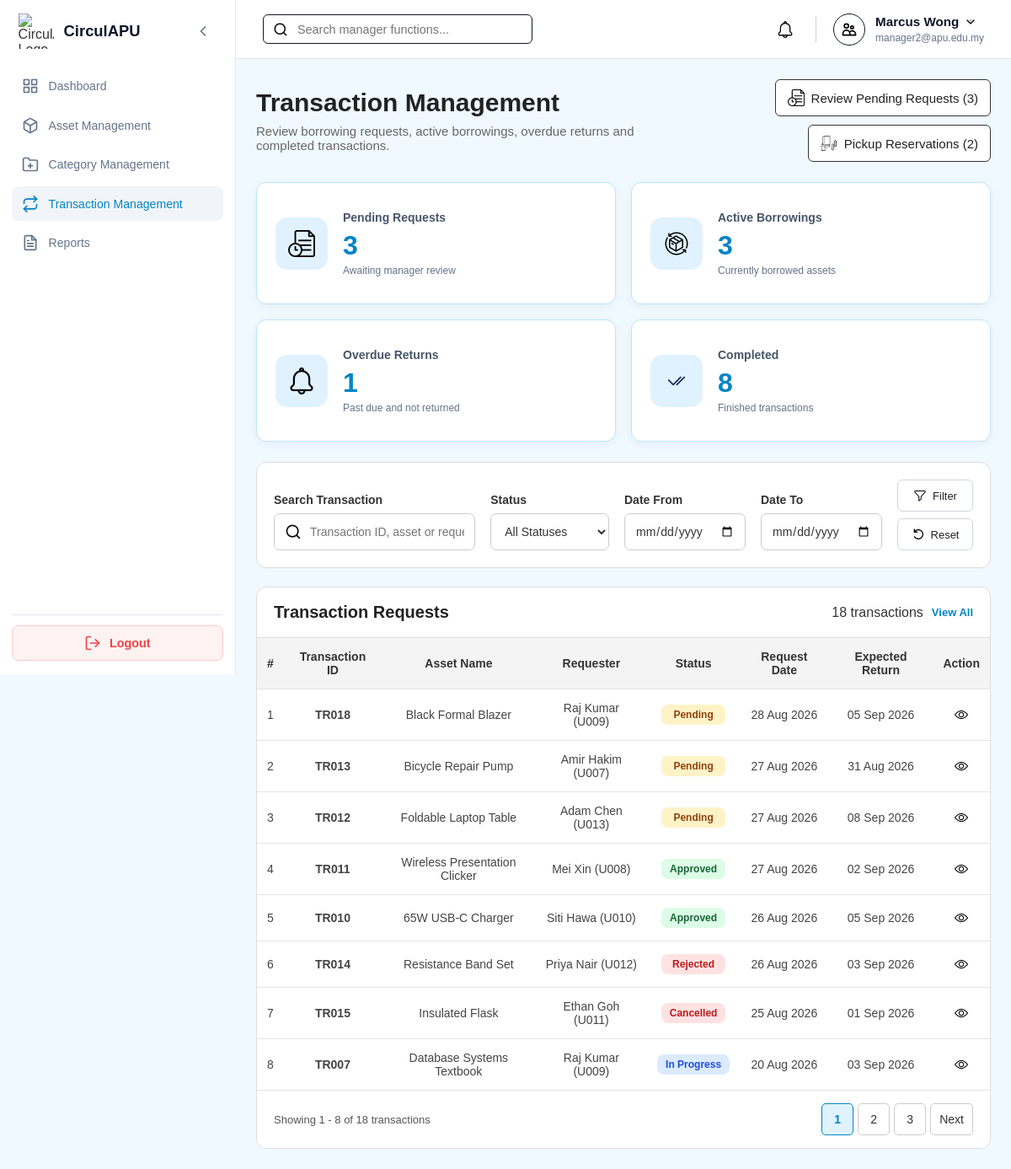
/Manager/manager_transactions.php (signed in), run on the app's committed database.
### tables this page shows
CREATE TABLE `transactionrequests` (
  `transactionID` varchar(10) NOT NULL,
  `assetID` varchar(10) NOT NULL,
  `requesterID` varchar(10) NOT NULL,
  `requestDate` timestamp NOT NULL DEFAULT current_timestamp(),
  `requestStatus` enum('Pending','Approved','In Progress','Completed','Cancelled','Rejected','Overdue') NOT NULL DEFAULT 'Pending',
  `managerRemark` varchar(255) DEFAULT NULL,
  `decisionDate` timestamp NULL DEFAULT NULL,
  `requestMessage` varchar(255) DEFAULT NULL
);

CREATE TABLE `assets` (
  `assetID` varchar(10) NOT NULL,
  `ownerID` varchar(10) NOT NULL,
  `categoryID` varchar(10) NOT NULL,
  `assetName` varchar(150) NOT NULL,
  `description` varchar(255) DEFAULT NULL,
  `assetCondition` enum('New','Like New','Good','Fair','Poor') NOT NULL,
  `imageURL` varchar(255) DEFAULT NULL,
  `availabilityStatus` enum('Available','Reserved','Borrowed','Unavailable') NOT NULL,
  `listingStatus` enum('Draft','Pending Review','Ready for Verification','Approved','Published','Rejected','Removed') NOT NULL,
  `createdDate` timestamp NOT NULL DEFAULT current_timestamp(),
  `updatedDate` timestamp NULL DEFAULT NULL ON UPDATE current_timestamp(),
  `verificationStatus` enum('Pending','Approved','Rejected') NOT NULL
);

CREATE TABLE `user` (
  `userID` varchar(10) NOT NULL,
  `name` varchar(100) NOT NULL,
  `email` varchar(100) NOT NULL,
  `password` varchar(255) NOT NULL,
  `role` enum('Member','Auditor','Manager','Admin') NOT NULL DEFAULT 'Member',
  `status` enum('Active','Suspended','Deleted') NOT NULL DEFAULT 'Active',
  `ecopoint` int(11) NOT NULL DEFAULT 0,
  `dateCreated` timestamp NOT NULL DEFAULT current_timestamp()
);

### Manager/manager_transactions.php (the view, shortened to what this page needs)
<?php
require_once '../db.php';
function e($v): string { return htmlspecialchars((string)$v, ENT_QUOTES, 'UTF-8'); }
function showDate($v): string { return $v && strtotime($v) ? date('d M Y', strtotime($v)) : '-'; }
function pickupPriority($pickup,string $requestStatus): array {
    if($requestStatus!=='Pending'||!$pickup||!strtotime($pickup))return ['', ''];
    return ['', ''];
}
function pageURL($p): string {
    $q = $_GET; $q['page'] = $p;
    return 'manager_transactions.php?' . http_build_query($q);
}
function viewAllURL(bool $viewAll): string {
    $q=$_GET; unset($q['page']);
    if($viewAll) unset($q['viewAll']); else $q['viewAll']='1';
    $query=http_build_query($q);
    return 'manager_transactions.php'.($query?'?'.$query:'');
}
$search = trim($_GET['search'] ?? '');
$status = trim($_GET['requestStatus'] ?? '');
$dateFrom = trim($_GET['dateFrom'] ?? '');
$dateTo = trim($_GET['dateTo'] ?? '');
$activeOnly = ($_GET['active'] ?? '') === '1';
$activeTransaction = ($_GET['activeTransaction'] ?? '') === '1';
$pickupOnly = ($_GET['pickup'] ?? '') === '1';
$viewAll = ($_GET['viewAll'] ?? '') === '1';
$transactions=[];$nextPending=$nextPickup='';
$stats=['pending'=>0,'urgent'=>0,'pickup'=>0,'active'=>0,'overdue'=>0,'completed'=>0];
$error='';
$perPage = $viewAll ? 100000 : 8;
$page = max(1, (int)($_GET['page'] ?? 1));
$total = $offset = 0; $totalPages = 1;
try {
    $conn->set_charset('utf8mb4');
    $row = $conn->query("
        SELECT
            (SELECT COUNT(*) FROM transactionrequests WHERE requestStatus='Pending') pending,
            (SELECT COUNT(DISTINCT t.transactionID) FROM transactionrequests t
             JOIN borrowings b ON b.transactionID=t.transactionID
             WHERE t.requestStatus='Pending' AND DATE(b.borrowDate)=CURDATE()) urgent,
            (SELECT COUNT(*) FROM transactionrequests t
             JOIN borrowings b ON b.transactionID=t.transactionID
             JOIN assets a ON a.assetID=t.assetID
             WHERE t.requestStatus='Approved'
             AND b.actualReturnDate IS NULL
             AND b.borrowingStatus='Approved'
             AND DATE(b.borrowDate)>=CURDATE()
             AND a.availabilityStatus<>'Unavailable'
) pickup,
            (SELECT COUNT(*) FROM borrowings
             WHERE actualReturnDate IS NULL AND borrowingStatus IN ('Borrowed','Active','Overdue')) active,
            (SELECT COUNT(*) FROM borrowings
             WHERE DATE(expectedReturnDate)<CURDATE() AND actualReturnDate IS NULL
             AND borrowingStatus IN ('Borrowed','Active','Overdue')) overdue,
            (SELECT COUNT(*) FROM transactionrequests WHERE requestStatus='Completed') completed,
            (SELECT t.transactionID
             FROM transactionrequests t
             LEFT JOIN borrowings b ON b.transactionID=t.transactionID
             WHERE t.requestStatus='Pending'
             ORDER BY CASE
                 WHEN DATE(b.borrowDate)=CURDATE() THEN 0
                 WHEN DATE(b.borrowDate)=DATE_ADD(CURDATE(),INTERVAL 1 DAY) THEN 1
                 WHEN DATE(b.borrowDate)>CURDATE() THEN 2
                 ELSE 3
             END,
             CASE WHEN DATE(b.borrowDate)>=CURDATE() THEN DATE(b.borrowDate) END ASC,
             t.requestDate ASC
             LIMIT 1) nextPending,
            (SELECT t.transactionID
             FROM transactionrequests t
             JOIN borrowings b ON b.transactionID=t.transactionID
             JOIN assets a ON a.assetID=t.assetID
             WHERE t.requestStatus='Approved'
             AND b.actualReturnDate IS NULL
             AND b.borrowingStatus='Approved'
             AND DATE(b.borrowDate)>=CURDATE()
             AND a.availabilityStatus<>'Unavailable'
             ORDER BY DATE(b.borrowDate) ASC,t.requestDate ASC
             LIMIT 1) nextPickup
    ")->fetch_assoc();
    foreach ($stats as $k => $v) $stats[$k]=(int)($row[$k]??0);
    $nextPending=$row['nextPending']??'';
    $nextPickup=$row['nextPickup']??'';
    $where = []; $params = []; $types = '';
    $overdueSQL = "EXISTS(
        SELECT 1 FROM borrowings b
        WHERE b.transactionID=t.transactionID
        AND DATE(b.expectedReturnDate)<CURDATE()
        AND b.actualReturnDate IS NULL
        AND b.borrowingStatus IN ('Borrowed','Active','Overdue')
    )";
    $whereSQL = $where ? 'WHERE ' . implode(' AND ', $where) : '';
    if (!$error) {
        $stmt = $conn->prepare("SELECT COUNT(*) total
            FROM transactionrequests t
            JOIN assets a ON t.assetID=a.assetID
            JOIN user u ON t.requesterID=u.userID
            $whereSQL");
        $stmt->execute(); $total = (int)$stmt->get_result()->fetch_assoc()['total']; $stmt->close();
        $totalPages = max(1, (int)ceil($total / $perPage));
        $page = min($page, $totalPages); $offset = ($page - 1) * $perPage;
        $order=$pickupOnly?'pickupDate ASC,t.requestDate ASC':($status==='Pending'?"CASE WHEN DATE(pickupDate)=CURDATE() THEN 0 WHEN DATE(pickupDate)=DATE_ADD(CURDATE(),
                                                            INTERVAL 1 DAY) THEN 1 WHEN DATE(pickupDate)>CURDATE() THEN 2 ELSE 3 END,
                                                            CASE WHEN DATE(pickupDate)>=CURDATE() THEN DATE(pickupDate) END ASC, t.requestDate ASC":'t.requestDate DESC');
        $stmt = $conn->prepare("
            SELECT t.transactionID,t.requestDate,t.requestStatus,a.assetName,
                   u.userID requesterID,u.name requesterName,
                   (SELECT MAX(b.borrowDate) FROM borrowings b WHERE b.transactionID=t.transactionID) pickupDate,
                   (SELECT MAX(b.expectedReturnDate) FROM borrowings b WHERE b.transactionID=t.transactionID) dueDate,
                   $overdueSQL isOverdue
            FROM transactionrequests t
            JOIN assets a ON t.assetID=a.assetID
            JOIN user u ON t.requesterID=u.userID
            $whereSQL
            ORDER BY $order LIMIT ? OFFSET ?
        ");
        $list = [...$params, $perPage, $offset];
        $stmt->bind_param($types . 'ii', ...$list);
        $stmt->execute(); $transactions = $stmt->get_result()->fetch_all(MYSQLI_ASSOC); $stmt->close();
    }
} catch (Throwable $ex) {
    error_log($ex->getMessage());
    $error = 'Unable to load transaction records. Please try again.';
}
$start = $total ? $offset + 1 : 0;
$end = min($offset + $perPage, $total);
$listTitle=$pickupOnly?'Pickup Reservations':($status==='Pending'?'Pending Requests':'Transaction Requests');
$resetURL=$pickupOnly?'manager_transactions.php?pickup=1':($status==='Pending'?'manager_transactions.php?requestStatus=Pending':'manager_transactions.php');
$back=http_build_query(array_filter([
    'search'=>$search,'requestStatus'=>$status,'dateFrom'=>$dateFrom,'dateTo'=>$dateTo,
    'active'=>$activeOnly?'1':'','activeTransaction'=>$activeTransaction?'1':'',
    'pickup'=>$pickupOnly?'1':'','viewAll'=>$viewAll?'1':'','page'=>$page
],fn($v)=>$v!==''&&$v!==1));
$backParam=$back?'&back='.rawurlencode($back):'';
?>
<!DOCTYPE html>
<html lang="en">
<head>
<link rel="stylesheet" href="../style.css"><link rel="stylesheet" href="manager_style.css"><link rel="stylesheet" href="manager_mobile.css">
</head>
<body class="role-manager">
<div class="dashboard-container">
<?php include '../sidebar.php'; ?><div class="main-content"><?php include '../header.php'; ?>
<main class="page-body">
<section class="management-heading management-heading-action">
<div class="management-heading-text">
<h1>Transaction Management</h1>
<p>Review borrowing requests, active borrowings, overdue returns and completed transactions.</p>
</div>
<?php if($nextPending||$nextPickup):?>
<div class="transaction-heading-actions">
<?php if($nextPending):?>
<a href="manager_transaction_view.php?transactionID=<?=e($nextPending)?>&from=pending" class="management-create-btn">
<img src="../assets/icons/pendingVerification.png" alt="">
<?=$stats['urgent']>0?'Review Urgent Requests ('.$stats['urgent'].')':'Review Pending Requests ('.$stats['pending'].')'?>
</a>
<?php endif;?>
<?php if($nextPickup):?>
<a href="manager_transactions.php?pickup=1" class="management-create-btn">
<img src="../assets/icons/borrowed-assets.png" alt="">
Pickup Reservations (<?=$stats['pickup']?>)
</a>
<?php endif;?>
</div>
<?php endif;?>
</section>
<section class="stats-grid">
<a href="manager_transactions.php?requestStatus=Pending" class="stat-card">
<div class="stat-icon"><img src="../assets/icons/pendingVerification.png" alt=""></div>
<div class="stat-content"><h3>Pending Requests</h3><strong class="stat-value"><?= $stats['pending'] ?></strong><p class="stat-description">Awaiting manager review</p></div>
</a>
<a href="manager_borrowed_assets.php" class="stat-card">
<div class="stat-icon"><img src="../assets/icons/active-transactions.png" alt=""></div>
<div class="stat-content"><h3>Active Borrowings</h3><strong class="stat-value"><?= $stats['active'] ?></strong><p class="stat-description">Currently borrowed assets</p></div>
</a>
<a href="manager_borrowed_assets.php?status=Overdue" class="stat-card">
<div class="stat-icon"><img src="../assets/icons/notification.png" alt=""></div>
<div class="stat-content"><h3>Overdue Returns</h3><strong class="stat-value"><?= $stats['overdue'] ?></strong><p class="stat-description">Past due and not returned</p></div>
</a>
<a href="manager_transactions.php?requestStatus=Completed" class="stat-card">
<div class="stat-icon"><img src="../assets/icons/mark_as_read.png" alt=""></div>
<div class="stat-content"><h3>Completed</h3><strong class="stat-value"><?= $stats['completed'] ?></strong><p class="stat-description">Finished transactions</p></div>
</a>
</section>
<?php if(!$transactions):?>
<div class="mobile-empty-card">No transaction requests found.</div>
<?php else:foreach($transactions as $t):
[$priorityLabel,$priorityClass]=pickupPriority($t['pickupDate'],$t['requestStatus']);?>
<?php endforeach;endif;?>
<section class="management-filter desktop-transaction-filter">
<form method="GET">
<div class="management-filter-group search">
<label for="search">Search Transaction</label>
<div class="management-search-input"><img src="../assets/icons/search.png" alt="">
<input id="search" name="search" value="<?= e($search) ?>" placeholder="Transaction ID, asset or requester"></div>
</div>
<?php if(!$pickupOnly):?>
<div class="management-filter-group">
<label for="requestStatus">Status</label>
<select id="requestStatus" name="requestStatus">
<option value="">All Statuses</option>
</select>
</div>
<?php endif;?>
<div class="management-filter-group"><label for="dateFrom"><?=$pickupOnly?'Pickup From':'Date From'?></label><input type="date" id="dateFrom" name="dateFrom" value="<?= e($dateFrom) ?>"></div>
<div class="management-filter-group"><label for="dateTo"><?=$pickupOnly?'Pickup To':'Date To'?></label><input type="date" id="dateTo" name="dateTo" value="<?= e($dateTo) ?>"></div>
<div class="management-filter-buttons">
<button type="submit" class="management-filter-btn"><img src="../assets/icons/filter.png" alt=""> Filter</button>
<a href="<?=e($resetURL)?>" class="management-reset-btn"><img src="../assets/icons/reset.png" alt=""> Reset</a>
</div>
</form>
</section>
<section class="management-list desktop-transaction-list">
<div class="management-list-header">
<h2><?=e($listTitle)?></h2>
<div class="transaction-list-meta">
<span><?= $total ?> transaction<?= $total===1?'':'s' ?></span>
<a href="<?=e(viewAllURL($viewAll))?>"><?=$viewAll?'Paginated View':'View All'?></a>
</div>
</div>
<div class="management-table-wrapper">
<table class="management-table">
<thead><tr><th>#</th><th>Transaction ID</th><th>Asset Name</th><th>Requester</th><th>Status</th><th><?=$pickupOnly||$status==='Pending'?'Pickup Date':'Request Date'?></th><th>Expected Return</th><th>Action</th></tr></thead>
<tbody>
<?php if (!$transactions): ?>
<tr><td colspan="8" class="management-empty-state">No transaction requests found.</td></tr>
<?php else: foreach ($transactions as $i => $t): $pickupDay=$t['pickupDate']&&strtotime($t['pickupDate'])?date('Y-m-d',strtotime($t['pickupDate'])):''; $displayStatus=$pickupOnly?($pickupDay===date('Y-m-d')?'Awaiting Pickup':'Upcoming Pickup'):($t['isOverdue']?'Overdue':$t['requestStatus']); [$priorityLabel,$priorityClass]=pickupPriority($t['pickupDate'],$t['requestStatus']); ?>
<tr>
<td><?= $offset + $i + 1 ?></td>
<td><strong><?= e($t['transactionID']) ?></strong></td>
<td><?= e($t['assetName']) ?></td>
<td><?= e($t['requesterName'] . ' (' . $t['requesterID'] . ')') ?></td>
<td><span class="status-badge" data-status="<?=e($displayStatus)?>"><?=e($displayStatus)?></span><?php if($priorityLabel):?><br><span class="request-priority <?=e($priorityClass)?>"><?=e($priorityLabel)?></span><?php endif;?></td>
<td><?= e(showDate(($pickupOnly||$status==='Pending')?$t['pickupDate']:$t['requestDate'])) ?></td>
<td><?= e(showDate($t['dueDate'])) ?></td>
<td>
<?php if($pickupOnly||$status==='Pending'):?>
<a href="manager_transaction_view.php?transactionID=<?=e($t['transactionID'])?>&from=<?=rawurlencode($pickupOnly?'pickup':$status)?><?=$backParam?>" class="queue-action-link"><?=$pickupOnly?($pickupDay===date('Y-m-d')?'Confirm Pickup':'View Reservation'):'Review Request'?></a>
<?php else:?>
<a href="manager_transaction_view.php?transactionID=<?=e($t['transactionID'])?><?=$status?'&from='.rawurlencode($status):''?><?=$backParam?>" class="management-action-btn"
title="<?=$t['requestStatus']==='Pending'?'Review Transaction Request':'View Transaction Details'?>">
<img src="../assets/icons/view.png" alt="View"></a>
<?php endif;?>
</td>
</tr>
<?php endforeach; endif; ?>
</tbody>
</table>
</div>
<div class="management-table-footer">
<p>Showing <?= $start ?> - <?= $end ?> of <?= $total ?> transactions</p>
<?php if (!$viewAll && $totalPages > 1): ?>
<nav class="pagination">
<?php for ($p=1; $p<=$totalPages; $p++): ?><a href="<?= e(pageURL($p)) ?>" class="<?= $p === $page ? 'active' : '' ?>"><?= $p ?></a><?php endfor; ?>
<?php if ($page < $totalPages): ?><a href="<?= e(pageURL($page + 1)) ?>">Next</a><?php endif; ?>
</nav>
<?php endif; ?>
</div>
</section>
</main>
</div></div>
</body></html>

### data on the page
transactionrequests: i "1", transactionID "TR018", assetID.assetName "Black Formal Blazer", requesterID.userID "Raj Kumar (U009)", requestDate "28 Aug 2026", dueDate "05 Sep 2026"
transactionrequests: i "2", transactionID "TR013", assetID.assetName "Bicycle Repair Pump", requesterID.userID "Amir Hakim (U007)", requestDate "27 Aug 2026", dueDate "31 Aug 2026"
transactionrequests: i "3", transactionID "TR012", assetID.assetName "Foldable Laptop Table", requesterID.userID "Adam Chen (U013)", requestDate "27 Aug 2026", dueDate "08 Sep 2026"
transactionrequests: i "4", transactionID "TR011", assetID.assetName "Wireless Presentation Clicker", requesterID.userID "Mei Xin (U008)", requestDate "27 Aug 2026", dueDate "02 Sep 2026"
transactionrequests: i "5", transactionID "TR010", assetID.assetName "65W USB-C Charger", requesterID.userID "Siti Hawa (U010)", requestDate "26 Aug 2026", dueDate "05 Sep 2026"
transactionrequests: i "6", transactionID "TR014", assetID.assetName "Resistance Band Set", requesterID.userID "Priya Nair (U012)", requestDate "26 Aug 2026", dueDate "03 Sep 2026"
transactionrequests: i "7", transactionID "TR015", assetID.assetName "Insulated Flask", requesterID.userID "Ethan Goh (U011)", requestDate "25 Aug 2026", dueDate "01 Sep 2026"
transactionrequests: i "8", transactionID "TR007", assetID.assetName "Database Systems Textbook", requesterID.userID "Raj Kumar (U009)", requestDate "20 Aug 2026", dueDate "03 Sep 2026"

### other printed values
$user_name "Marcus Wong"
$user_email "manager2@apu.edu.my"
$stats['pending'] "3"
$stats['pickup'] "2"
$stats['active'] "3"
$stats['overdue'] "1"
$stats['completed'] "8"
$listTitle "Transaction Requests"
$total "18"
$start "1"
$end "8"
